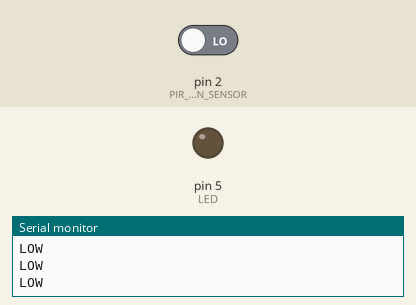
A sketch run on a simulated Arduino Uno, built with avr-gcc and run on an emulated ATmega328P. Parts: output pins drawn as LEDs (lit = HIGH), the last lines printed to the serial monitor. The test bench sets the inputs (shaded band); at power-on: pin 2 (PIR_MOTION_SENSOR) LOW. Storage starts empty.

Above: at 1.8 s.
1.9 s: pin 2 (PIR_MOTION_SENSOR) driven HIGH
At 2.4 s:
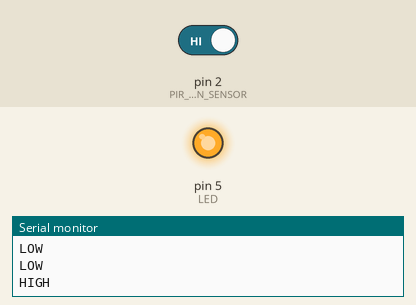
3.5 s: pin 2 (PIR_MOTION_SENSOR) driven LOW
At 4.8 s:
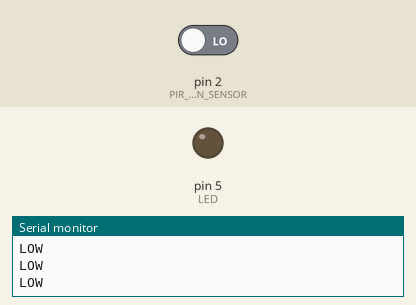
Timing chart, 0 to 6.5 s (numbered marks = the images above; inputs shaded):
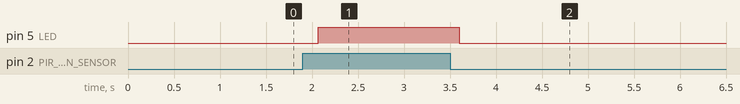

Measured:
- after the input at 1.9 s, pin 5 (LED): LOW → HIGH after 0.17 s
- after the input at 3.5 s, pin 5 (LED): HIGH → LOW after 0.10 s

The sketch:

PIRSensor.ino
```cpp
/*****************************************************************************/
//	Function: If the sensor detects movement in its detecting range,
//			  the LED is turned on. Otherwise, the LED is turned off.
//  Hardware: Grove - PIR Motion Sensor, Grove - LED
//	Arduino IDE: Arduino-1.0
//	Author:	 Frankie.Chu
//	Date: 	 Jan 21,2013
//	Version: v1.0
//	by www.seeedstudio.com
//      Modified by: RadioShack Corporation
//      Date: July 18, 2013
//
//  This library is free software; you can redistribute it and/or
//  modify it under the terms of the GNU Lesser General Public
//  License as published by the Free Software Foundation; either
//  version 2.1 of the License, or (at your option) any later version.
//
//  This library is distributed in the hope that it will be useful,
//  but WITHOUT ANY WARRANTY; without even the implied warranty of
//  MERCHANTABILITY or FITNESS FOR A PARTICULAR PURPOSE.  See the GNU
//  Lesser General Public License for more details.
//
//  You should have received a copy of the GNU Lesser General Public
//  License along with this library; if not, write to the Free Software
//  Foundation, Inc., 51 Franklin St, Fifth Floor, Boston, MA 02110-1301 USA
//
/*******************************************************************************/
/*macro definitions of PIR motion sensor pin and LED pin*/
#define PIR_MOTION_SENSOR 2//Use pin 2 to receive the signal from the module
#define LED	5//the LED is connected to D1 of Arduino
#include <SD.h>
#define CS      10//ChipSelect is Pin 10 on SEEEDSTUDIO SD SHIELD
void setup()
{
	pinsInit();
  Serial.begin(9600);
  Serial.println("Initializing card");
  pinMode(CS, OUTPUT);
  if (!SD.begin(CS)){
    Serial.println("Card failed");
    return;
  }
  Serial.println("Initialized");
}

void loop()
{
  File data = SD.open("data1.txt", FILE_WRITE);
  if(data){
	if(isPeopleDetected()){//if the sensor detects movement, turn on LED.
		turnOnLED();
                Serial.println("HIGH");
                data.println("HIGH");
         }else{//if the sensor does not detect movement, do not turn on LED.
		turnOffLED();
                Serial.println("LOW");
                data.println("LOW");
        }
        data.close();
  }else{
    Serial.println("Could not open file for writing");
  }
  delay(500);
}
void pinsInit()
{
	pinMode(PIR_MOTION_SENSOR, INPUT);
	pinMode(LED,OUTPUT);
}
void turnOnLED()
{
	digitalWrite(LED,HIGH);
}
void turnOffLED()
{
	digitalWrite(LED,LOW);
}
/***************************************************************/
/*Function: Detect whether there is movement in the sensor's detecting range*/
/*Return:-boolean, true is movement is detected.*/
boolean isPeopleDetected()
{
	int sensorValue = digitalRead(PIR_MOTION_SENSOR);
	if(sensorValue == HIGH)//if the sensor value is HIGH?
	{
		return true;//yes,return true
	}
	else
	{
		return false;//no,return false
	}
}
```
